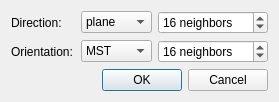
<ui version="4.0" >
 <class>NormalEstimationDialog</class>
 <widget class="QDialog" name="NormalEstimationDialog" >
  <property name="geometry" >
   <rect>
    <x>0</x>
    <y>0</y>
    <width>279</width>
    <height>97</height>
   </rect>
  </property>
  <property name="windowTitle" >
   <string>Dialog</string>
  </property>
  <layout class="QGridLayout" name="gridLayout" >
   <item row="0" column="0" >
    <widget class="QLabel" name="label" >
     <property name="text" >
      <string>Direction:</string>
     </property>
    </widget>
   </item>
   <item row="0" column="1" >
    <widget class="QComboBox" name="m_inputDirection" >
     <item>
      <property name="text" >
       <string>plane</string>
      </property>
     </item>
     <item>
      <property name="text" >
       <string>quadric</string>
      </property>
     </item>
    </widget>
   </item>
   <item row="0" column="2" >
    <widget class="QSpinBox" name="m_inputNbNeighborsDirection" >
     <property name="suffix" >
      <string> neighbors</string>
     </property>
     <property name="minimum" >
      <number>4</number>
     </property>
     <property name="maximum" >
      <number>9999</number>
     </property>
     <property name="value" >
      <number>16</number>
     </property>
    </widget>
   </item>
   <item row="1" column="0" >
    <widget class="QLabel" name="label_2" >
     <property name="text" >
      <string>Orientation:</string>
     </property>
    </widget>
   </item>
   <item row="1" column="1" >
    <widget class="QComboBox" name="m_inputOrientation" >
     <item>
      <property name="text" >
       <string>MST</string>
      </property>
     </item>
    </widget>
   </item>
   <item row="1" column="2" >
    <widget class="QSpinBox" name="m_inputNbNeighborsOrientation" >
     <property name="suffix" >
      <string> neighbors</string>
     </property>
     <property name="minimum" >
      <number>4</number>
     </property>
     <property name="maximum" >
      <number>9999</number>
     </property>
     <property name="value" >
      <number>16</number>
     </property>
    </widget>
   </item>
   <item row="2" column="1" colspan="2" >
    <widget class="QDialogButtonBox" name="buttonBox" >
     <property name="orientation" >
      <enum>Qt::Horizontal</enum>
     </property>
     <property name="standardButtons" >
      <set>QDialogButtonBox::Cancel|QDialogButtonBox::Ok</set>
     </property>
    </widget>
   </item>
  </layout>
 </widget>
 <resources/>
 <connections>
  <connection>
   <sender>buttonBox</sender>
   <signal>accepted()</signal>
   <receiver>NormalEstimationDialog</receiver>
   <slot>accept()</slot>
   <hints>
    <hint type="sourcelabel" >
     <x>248</x>
     <y>254</y>
    </hint>
    <hint type="destinationlabel" >
     <x>157</x>
     <y>274</y>
    </hint>
   </hints>
  </connection>
  <connection>
   <sender>buttonBox</sender>
   <signal>rejected()</signal>
   <receiver>NormalEstimationDialog</receiver>
   <slot>reject()</slot>
   <hints>
    <hint type="sourcelabel" >
     <x>316</x>
     <y>260</y>
    </hint>
    <hint type="destinationlabel" >
     <x>286</x>
     <y>274</y>
    </hint>
   </hints>
  </connection>
 </connections>
</ui>
